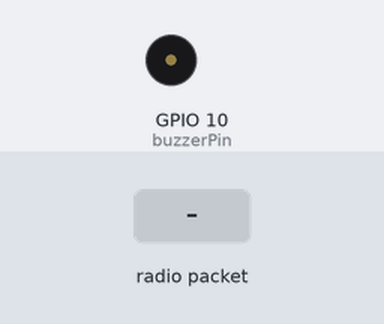
The sketch below on a simulated ESP32-S3. On the bench: buzzer (waves = sounding). The inputs (shaded band) are chosen by the test bench. WiFi joins after 1.5 s; servers stay silent unless stated; no radio packets arrive unless stated; web services answer with replies made up by the test bench; what the sketch prints to the serial monitor is not drawn.

Above: at 3.2 s.
3.3 s: radio packet "Gas Level:" arrives
At 4.1 s:
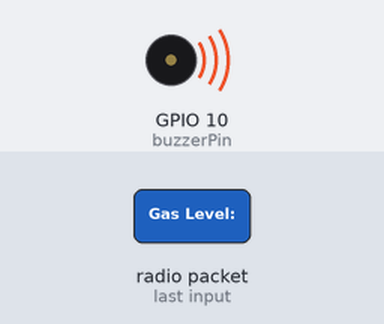
5.8 s: radio packet "," arrives
At 7.1 s:
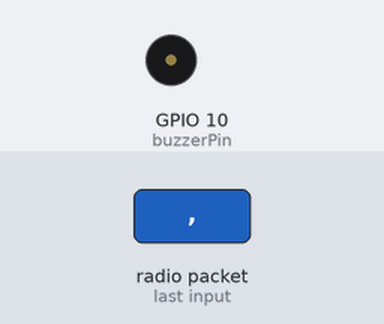
7.3 s: radio packet "Temperature:" arrives
At 8.1 s:
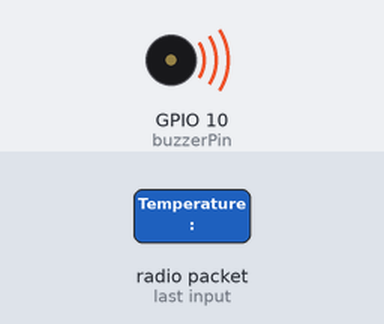
Timing chart, 0 to 10.3 s (numbered marks = the images above; inputs shaded):
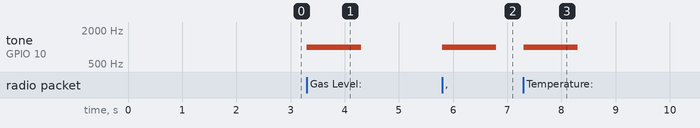

The sketch:

rxdone.ino
```cpp
#include <SPI.h>
#include <RF24.h>
#include <WiFi.h>
#include <HTTPClient.h>

const char *ssid = "realme";
const char *password = "12345678";
const char *api_key = "GNCLLYH1BZN8FCYF";
const char *channel_id = "2438231";

RF24 radio(15, 5);  // CE, CSN
const int buzzerPin = 10; // Digital pin for the piezo buzzer

void setup() {
  Serial.begin(9600);
  radio.begin();
  radio.openReadingPipe(1, 0xF0F0F0F0E1LL);  // Set the pipe address for communication
  radio.startListening();

  pinMode(buzzerPin, OUTPUT);
  connectToWiFi();
}

void loop() {
  if (radio.available()) {
    char text[128] = "";
    radio.read(&text, 128);
    Serial.println("Received Data: " + String(text));

    // Parse the sensor readings from the received data
    int gasLevel = parseGasLevel(text);
    float temperature = parseTemperature(text);
    float humidity = parseHumidity(text);
    int pulseRate = parsePulseRate(text);

//    Serial.println("Gas Level: " + String(gasLevel));
//    Serial.println("Temperature: " + String(temperature));
//    Serial.println("Humidity: " + String(humidity));
//    Serial.println("Pulse Rate: " + String(pulseRate));

    checkPulseRate(pulseRate);
    sendToThingSpeak(gasLevel, temperature, humidity, pulseRate);
  }
}

int parseGasLevel(String data) {
  return data.substring(data.indexOf("Gas Level: ") + 11, data.indexOf(",")).toInt();
}

float parseTemperature(String data) {
  return data.substring(data.indexOf("Temperature: ") + 13, data.indexOf(", Humidity: ")).toFloat();
}

float parseHumidity(String data) {
  return data.substring(data.indexOf("Humidity: ") + 10, data.indexOf(", Pulse Rate:")).toFloat();
}

int parsePulseRate(String data) {
  return data.substring(data.indexOf("Pulse Rate: ") + 12).toInt();
}

void checkPulseRate(int pulseRate) {
  if (pulseRate < 55 || pulseRate > 95) {
    tone(buzzerPin, 1000); // Sound the buzzer at 1000Hz
    delay(1000);          // Sound for 1 second
    noTone(buzzerPin);    // Stop the buzzer
  }
}

void connectToWiFi() {
  Serial.print("Connecting to WiFi");
  WiFi.begin(ssid, password);

  while (WiFi.status() != WL_CONNECTED) {
    delay(1000);
    Serial.print(".");
  }

  Serial.println("\nConnected to WiFi");
}

void sendToThingSpeak(int gasLevel, float temperature, float humidity, int pulseRate) {
  HTTPClient http;

  // Your ThingSpeak update URL
  String url = "http://api.thingspeak.com/update?api_key=" + String(api_key) +
               "&field1=" + String(gasLevel) +
               "&field2=" + String(temperature) +
               "&field3=" + String(humidity) +
               "&field4=" + String(pulseRate);

  http.begin(url);

  int httpCode = http.GET();
  if (httpCode > 0) {
    if (httpCode == HTTP_CODE_OK) {
      Serial.println("Data sent to ThingSpeak successfully");
    } else {
      Serial.println("Error sending data to ThingSpeak");
    }
  } else {
    Serial.println("HTTP request failed");
  }

  http.end();
}
```

Measured:
- after the input at 3.3 s, tone on GPIO 10 (buzzerPin): silent → 1000 Hz at once, → silent 1.0 s later
- after the input at 5.8 s, tone on GPIO 10 (buzzerPin): silent → 1000 Hz at once, → silent 1.0 s later
- after the input at 7.3 s, tone on GPIO 10 (buzzerPin): silent → 1000 Hz at once, → silent 1.0 s later
